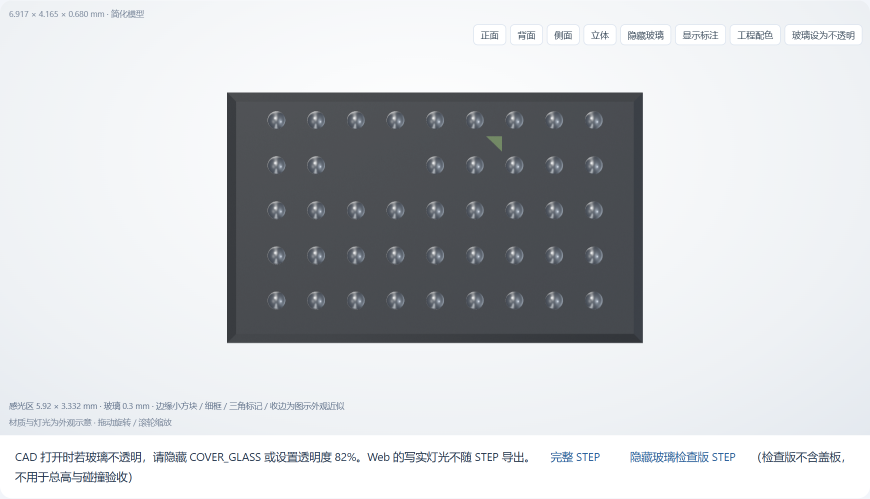
#> input picture examples/GC5613-C43YA/3d/back-render.png, 1740 x 998 px (shown at 1/2 size)
$ python -i reference_layout.py   (imports and definitions only)
#> lines starting #> are read from the running program, lines starting #| are printed output that depends on the picture; after the words box and inside, x2 and y2 are one past the last pixel; in counts of white or black regions, pixels touching at a corner belong together
#> further down, picture is the input picture: PIL image 1740x998 RGB; mean R, G, B 201.7, 204.2, 207.1
"""Offline screenshot layout matching using Windows OCR and known pin names."""
import copy
import json
import os
import re
import subprocess
import tempfile
import uuid
from collections import defaultdict
from pathlib import Path
from PIL import Image, ImageOps


def normalized(text):
    return re.sub(r'[^A-Z0-9]', '', text.upper())


# [35 lines left out: functions windows_ocr, joined_words, not called in this run]


def detect_frame(image):
    import cv2
    import numpy as np
    array = np.array(image.convert('RGB'))
    gray = cv2.cvtColor(array, cv2.COLOR_RGB2GRAY)
    mask = cv2.threshold(gray, 220, 255, cv2.THRESH_BINARY_INV)[1]
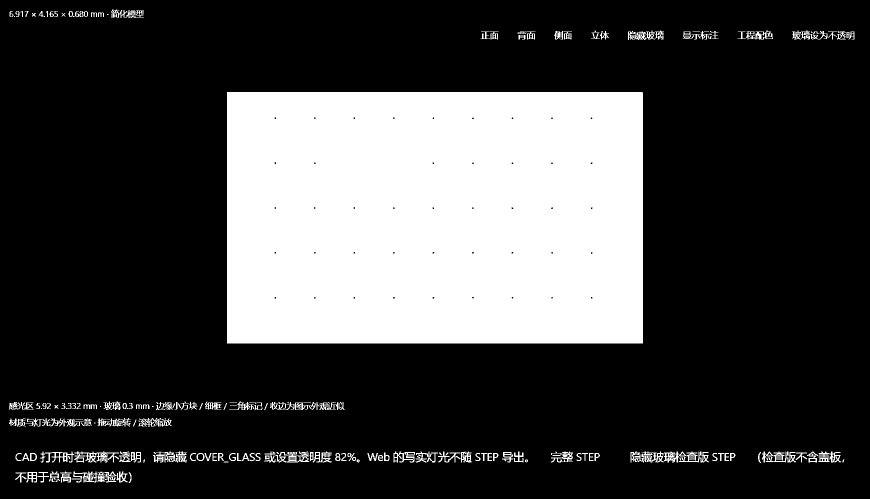
#> mask: shape (998, 1740) (shown at 1/2 size); 25.6% white; 218 white regions (47 under 20 px), largest, box (x1, y1, x2, y2) and area: (454, 184, 1286, 687) 418144, (1261, 903, 1418, 925) 1780, (148, 903, 238, 925) 859
    height, width = mask.shape
#> height = 998; width = 1740
    lines = cv2.HoughLinesP(mask, 1, np.pi/180, threshold=50,
                           minLineLength=max(50, min(width,height)//5), maxLineGap=8)
#> lines = 708 rows, first 6: [484, 686, 1258, 184], [454, 195, 1272, 686], [552, 686, 1269, 184], [454, 378, 1218, 686], [814, 686, 1285, 215], [454, 190, 1285, 632]
    if lines is None:
        raise ValueError('截图里没有找到明确的符号外框，请裁剪到单个 PART，并保留完整矩形框')
    vertical, horizontal = [], []
    for ((x0,y0,x1,y1),) in lines:
        if abs(x1-x0) <= 3 and abs(y1-y0) > height*0.18:
            vertical.append((abs(y1-y0), (x0+x1)/2))
        if abs(y1-y0) <= 3 and abs(x1-x0) > width*0.18:
            horizontal.append((abs(x1-x0), (y0+y1)/2))
#> this loop made 708 passes
#> after the loop, horizontal = []; vertical = [(252, 1285), (245, 1282)]
    def strongest_pair(values, length):
#> called with length = 1740
        positions = []
        for size, position in sorted(values, reverse=True):
            if any(abs(position-other)<8 for other in positions):
                continue
            positions.append(position)
            if len(positions)==2:
                break
#> this loop made 2 passes
#> after the loop, positions = [1285]
        if len(positions)!=2 or abs(positions[0]-positions[1]) < length*0.15:
#> (the run stopped early here; a loop or call above may not have finished)

$ run again, on examples/GC5613-C43YA/3d/perspective-render.png
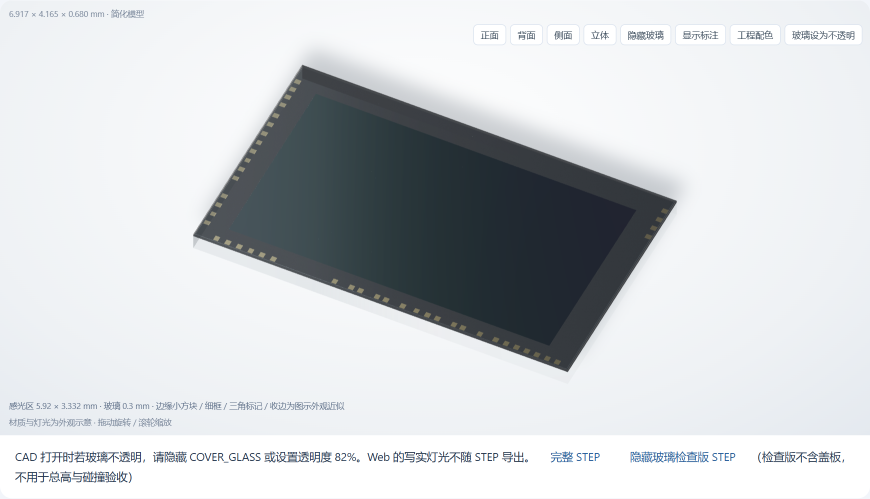
#> input picture examples/GC5613-C43YA/3d/perspective-render.png, 1740 x 998 px (shown at 1/2 size)
#> picture is the input picture: PIL image 1740x998 RGB; mean R, G, B 205.6, 209.1, 212
#> in detect_frame, `mask = cv2.threshold(gray, 220, 255, cv2.THRESH_BINARY_INV)[1]`:
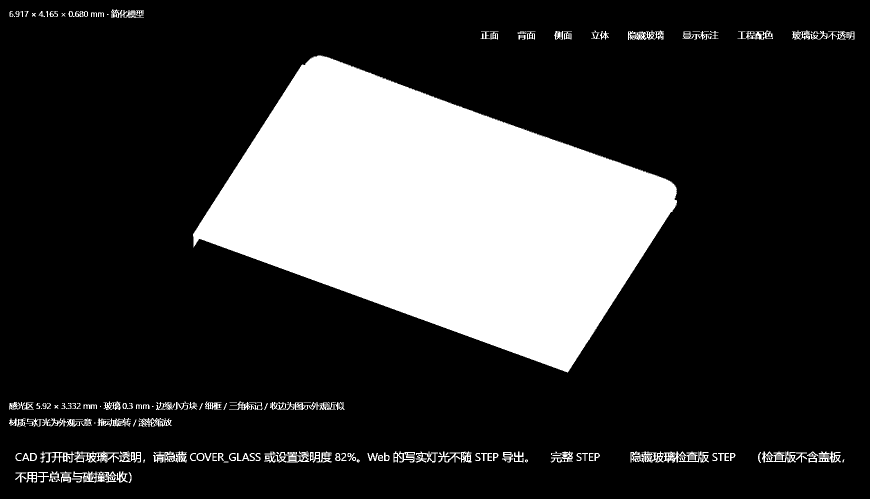
#> mask: shape (998, 1740) (shown at 1/2 size); 21.2% white; 218 white regions (47 under 20 px), largest, box (x1, y1, x2, y2) and area: (386, 111, 1354, 745) 341998, (1261, 903, 1418, 925) 1780, (148, 903, 238, 925) 859
#> lines = 524 rows, first 6: [412, 427, 1352, 378], [415, 422, 1331, 358], [499, 292, 1266, 541], [402, 443, 1252, 562], [403, 442, 1350, 392], [386, 469, 1353, 401]
#> the loop in detect_frame, `for ((x0,y0,x1,y1),) in lines:` made 524 passes
#> after the loop in detect_frame, `for ((x0,y0,x1,y1),) in lines:`: horizontal = []
